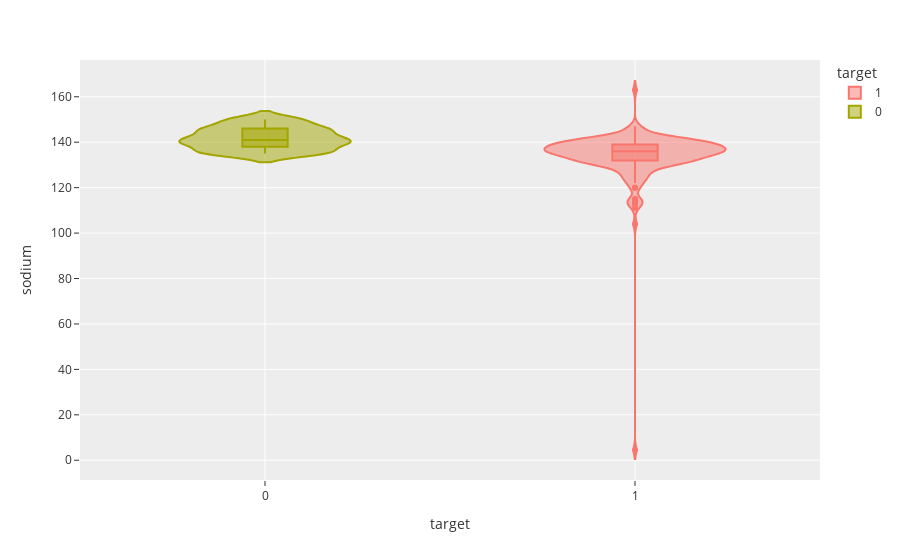

Source (notebook cell):
### Code cell
violin('sodium')

### Figure 1 — Plotly figure (JSON) as saved in the notebook; plotly's stock layout.template omitted (floating-point values rounded to 4 significant figures; data arrays with more than 128 entries replaced by an {"elided": "..."} marker saying what was removed)
{"data": [{"alignmentgroup": "True", "box": {"visible": true}, "hovertemplate": "target=%{x}<br>sodium=%{y}<extra></extra>", "legendgroup": "1", "marker": {"color": "#F8766D"}, "name": "1", "offsetgroup": "1", "orientation": "v", "scalegroup": "True", "showlegend": true, "type": "violin", "x": {"elided": "250 int values"}, "x0": " ", "xaxis": "x", "y": {"elided": "250 float values"}, "y0": " ", "yaxis": "y"}, {"alignmentgroup": "True", "box": {"visible": true}, "hovertemplate": "target=%{x}<br>sodium=%{y}<extra></extra>", "legendgroup": "0", "marker": {"color": "#A3A500"}, "name": "0", "offsetgroup": "0", "orientation": "v", "scalegroup": "True", "showlegend": true, "type": "violin", "x": {"elided": "150 int values"}, "x0": " ", "xaxis": "x", "y": {"elided": "150 float values"}, "y0": " ", "yaxis": "y"}], "layout": {"legend": {"title": {"text": "target"}, "tracegroupgap": 0}, "margin": {"t": 60}, "violinmode": "overlay", "xaxis": {"anchor": "y", "categoryarray": [1, 0], "categoryorder": "array", "domain": [0, 1], "title": {"text": "target"}}, "yaxis": {"anchor": "x", "domain": [0, 1], "title": {"text": "sodium"}}}}
